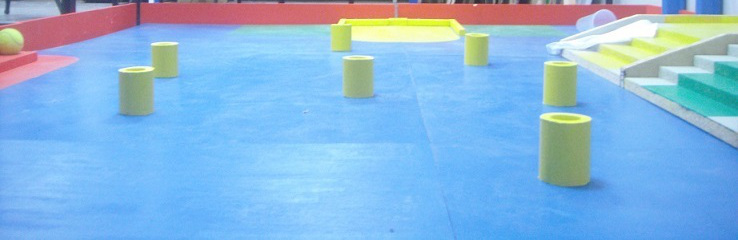
#> input picture Informatique/MachineLearning/Python/DSC00384.JPG, 738 x 240 px
$ python cylinderDetectionCannyPlusColor.py
#> lines starting #> are read from the running program, lines starting #| are printed output that depends on the picture; after the words box and inside, x2 and y2 are one past the last pixel; in counts of white or black regions, pixels touching at a corner belong together
import numpy as np
import cv2

#Juste une fonction vide, parce que createTrackbar attend un callback en argument
def nothing(x):
    pass

cv2.namedWindow('Mask + erode')
cv2.namedWindow('Colors')
cv2.namedWindow('Canny')
img = cv2.imread('DSC00384.JPG') #Ouverture de l'image
#> img is the input picture: shape (240, 738, 3); mean B, G, R 221.6, 182.3, 136
cv2.createTrackbar('Hmin', 'Colors', 0, 180, nothing)
#> slider 'Hmin' is set to 36
cv2.createTrackbar('Hmax', 'Colors', 0, 180, nothing)
#> slider 'Hmax' is set to 180
cv2.createTrackbar('Smin', 'Colors', 0, 255, nothing)
#> slider 'Smin' is set to 51
cv2.createTrackbar('Smax', 'Colors', 0, 255, nothing)
#> slider 'Smax' is set to 255
cv2.createTrackbar('Vmin', 'Colors', 0, 255, nothing)
#> slider 'Vmin' is set to 51
cv2.createTrackbar('Vmax', 'Colors', 0, 255, nothing)
#> slider 'Vmax' is set to 255

cv2.createTrackbar('TH1', 'Canny', 0, 255, nothing)
#> slider 'TH1' is set to 85
cv2.createTrackbar('TH2', 'Canny', 0, 255, nothing)
#> slider 'TH2' is set to 255

end = False

#Définition d'une forme géométrique (une croix) qui sert à la fonction erode
erodeElement = cv2.getStructuringElement(cv2.MORPH_CROSS,(3,3))

#L'image de base est codée en RGB (ou BGR plutôt), on la convertit en HSV
hsvFrame = cv2.cvtColor(img, cv2.COLOR_BGR2HSV)
#> hsvFrame: shape (240, 738, 3); mean H, S, V 100.2, 118.1, 234.1

while(not end):

    hsvMin = np.array([cv2.getTrackbarPos('Hmin', 'Colors'), cv2.getTrackbarPos('Smin', 'Colors'), cv2.getTrackbarPos('Vmin', 'Colors')])
    hsvMax = np.array([cv2.getTrackbarPos('Hmax', 'Colors'), cv2.getTrackbarPos('Smax', 'Colors'), cv2.getTrackbarPos('Vmax', 'Colors')])

    mask = cv2.inRange(hsvFrame, hsvMin, hsvMax)
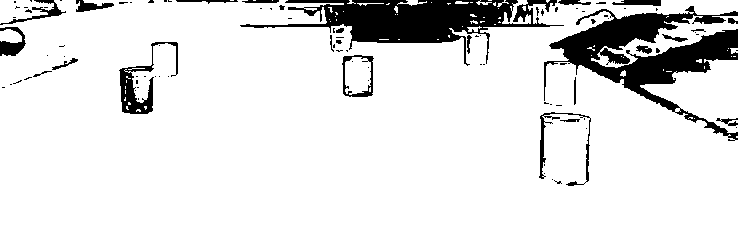
#> mask: shape (240, 738); 88.6% white; 97 black regions (72 under 20 px), largest, box (x1, y1, x2, y2) and area: (544, 6, 738, 141) 8265, (240, 0, 564, 66) 7432, (119, 42, 178, 114) 1086
    eroded = cv2.erode(mask,erodeElement)
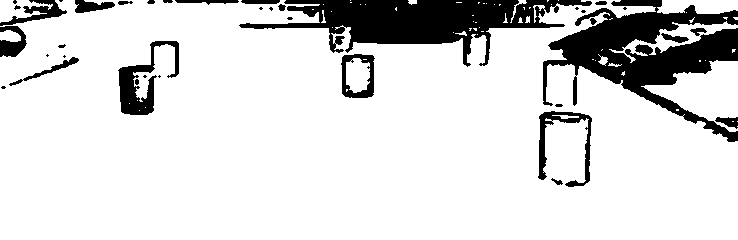
#> eroded: shape (240, 738); 85.1% white; 38 black regions (14 under 20 px), largest, box (x1, y1, x2, y2) and area: (543, 0, 738, 142) 10567, (239, 0, 592, 67) 9526, (118, 41, 179, 115) 1610

    th1 = cv2.getTrackbarPos('TH1', 'Canny')
    th2 = cv2.getTrackbarPos('TH2', 'Canny')

    edges = cv2.Canny(eroded, th1, th2)
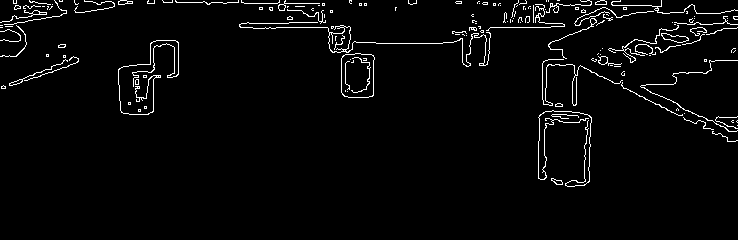
#> edges: shape (240, 738); 3.1% white in thin lines or dots, all inside (x1, y1, x2, y2) = (0, 0, 738, 187)

    contours,_ = cv2.findContours(edges.copy(),cv2.RETR_TREE,cv2.CHAIN_APPROX_SIMPLE)
#> contours = 210 contours, 183 with area under 20; largest, box (x1, y1, x2, y2) and area: (341, 53, 375, 98) 1360, (341, 53, 375, 98) 1354, (239, 22, 491, 67) 443, (328, 26, 351, 53) 391, (661, 33, 689, 43) 134

    #Afffichage du résultat
    cv2.imshow('Mask + erode', eroded)
    cv2.imshow('Edges from Canny', edges)

    if(cv2.waitKey(1) & 0xFF == ord('q')):
#> (key q is pressed here)
        end = True

cv2.destroyAllWindows()
